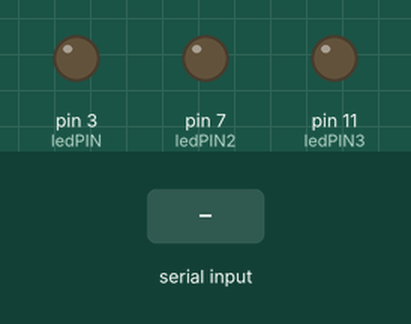
A sketch run on a simulated Arduino Uno, built with avr-gcc and run on an emulated ATmega328P. Shown: output pins drawn as LEDs (lit = HIGH). Dashed ring = blinking. The test bench sets the inputs (shaded band).

Above: at 1.2 s.
1.3 s: "1" received over Serial
At 1.65 s:
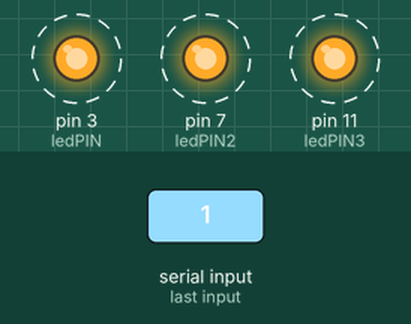
Timing chart, 0 to 10.3 s (numbered marks = the images above; inputs shaded):
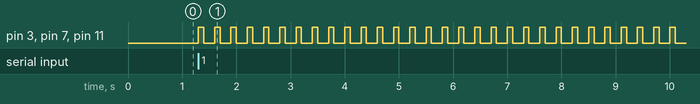

The sketch:

JuegoDeLucesLed_Pag9_.ino
```cpp
/* TRANSCRITO  POR GUSTAVO JARRO CALLIZAYA*/
 /*DEL*/
 /*TEXTO: ROBOTICA CON ARDUINO 3º (SECUNDARIA COMUNITARIA PRODUCTIVA
 * ) "TECHHOME"*/
  /* PRACTICA: JUEGO DE LUCES LED
  PAGINA 9 DEL TEXTO*   */
  const int ledPIN =3, ledPIN2=7, ledPIN3=11;
void setup() {
  // put your setup code here, to run once:
Serial.begin(9600);
pinMode(ledPIN, OUTPUT);
pinMode(ledPIN2, OUTPUT);
pinMode(ledPIN3, OUTPUT);
}

void loop() {
  // put your main code here, to run repeatedly:
if(Serial.available()>0){
  char option = Serial.read();
  if(option >= '1' && option <= '9'){
    option = '0';
    for(int i=0; i<option; i++){
      digitalWrite(ledPIN, HIGH);
      digitalWrite(ledPIN2, HIGH);
      digitalWrite(ledPIN3, HIGH);
      delay(100);
      digitalWrite(ledPIN, LOW);
      digitalWrite(ledPIN2, LOW);
      digitalWrite(ledPIN3, LOW);
      delay(200);
    }
  }
}
}
```

Measured:
- after the input at 1.3 s, pin 3 (ledPIN), pin 7 (ledPIN2), pin 11 (ledPIN3): alternates HIGH for 0.10 s and LOW for 0.20 s, starting at once
